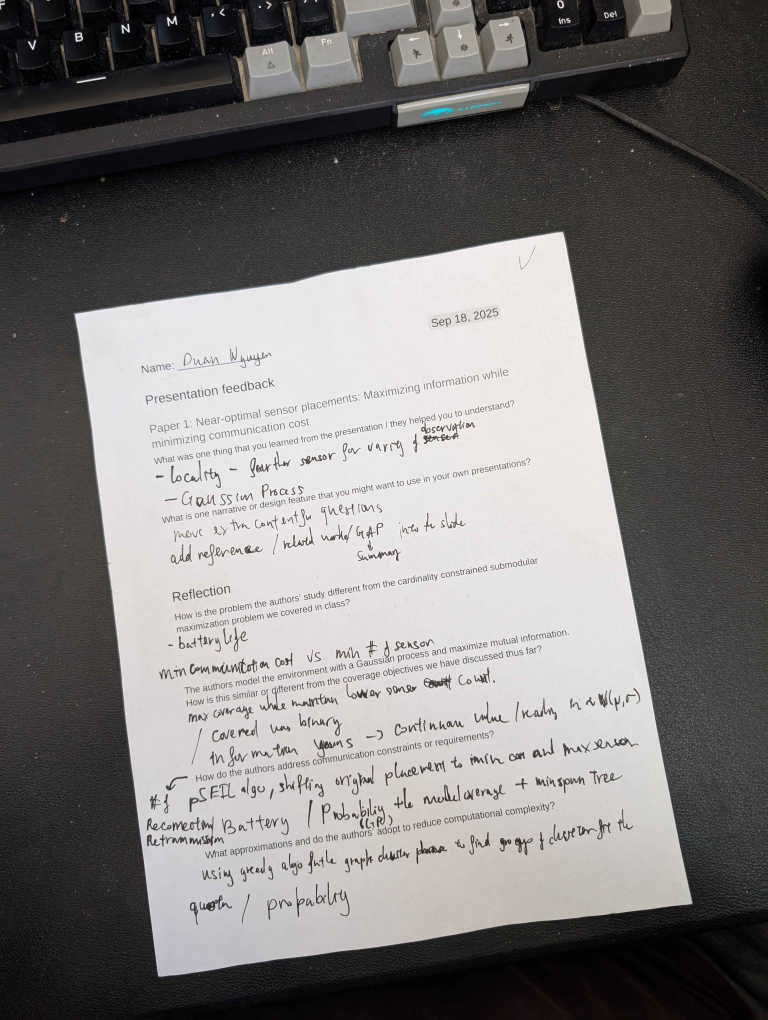
#> input picture assignments_Duan/input.jpg, 3072 x 4080 px (shown at 1/4 size)
$ python document_scanner.py
#> lines starting #> are read from the running program, lines starting #| are printed output that depends on the picture; after the words box and inside, x2 and y2 are one past the last pixel; in counts of white or black regions, pixels touching at a corner belong together
#> in main, img is the input picture: shape (4080, 3072, 3); mean R, G, B 123, 120.3, 119.6
import numpy as np
import matplotlib.pyplot as plt
from scipy.spatial import ConvexHull
from skimage import io, color, filters, transform, feature
import sys

def harris_corner_detector(image, alpha=0.05, threshold=1e-3, window_size=3, sigma=1.0):
    # 1. Compute image derivatives
    Ix = filters.sobel_h(image) # compute horizontal derivative (x-direction)
    Iy = filters.sobel_v(image) # compute vertical derivative (y-direction)

    # 2. Compute products of derivatives
    Ixx = np.multiply(Ix, Ix) # Compute using hadamard product
    Iyy = np.multiply(Iy, Iy)# Compute using hadamard product
    Ixy = np.multiply(Ix, Iy)# Compute using hadamard product

    # 3. Gaussian filter to smooth the squared derivatives
    Sxx = filters.gaussian(Ixx, sigma=sigma) # Gaussian filter of Ixx
    Syy = filters.gaussian(Iyy, sigma=sigma) # Gaussian filter of Iyy
    Sxy = filters.gaussian(Ixy, sigma=sigma) # Gaussian filter of Ixy

    # 4. Compute cornerness
    detM = np.multiply(Sxx, Syy) - (Sxy ** 2) # Must be a function of only Sxx, Syy, or Sxy
    traceM = Sxx + Syy # Must be a function of only Sxx, Syy, or Sxy
    C = detM - alpha * (traceM ** 2) # C Must be a function of only detM, traceM, and alpha

    # 5. Threshold C to remove weak corners
    C_thresh = (C > threshold * C.max()) * C

    # 6. Non-maximum suppression
    win_half_size = int(window_size // 2)
    corners = []
    for y in range(win_half_size, C.shape[0]-win_half_size):
        for x in range(win_half_size, C.shape[1]-win_half_size):
            if C_thresh[y, x] == np.max(C_thresh[y-win_half_size : y+win_half_size+1,  x-win_half_size : x+win_half_size+1]):
                if C_thresh[y, x] > 0:
                    corners.append((y, x))

    return corners, C

# source: https://stackoverflow.com/questions/44025403/how-to-use-matplotlib-path-to-draw-polygon
def convexhull(p):
    p = np.array(p)
    hull = ConvexHull(p)
    return [(point[1], point[0]) for point in p[hull.vertices,:]]

def document_scanner(img, scale=5):
#> called with scale = 5
    img_in = img
    # detect if not grayscaled already
    if img.ndim == 3:
        img_in = color.rgb2gray(img)

    # rescale
    img_in = transform.rescale(img_in, 1/scale)
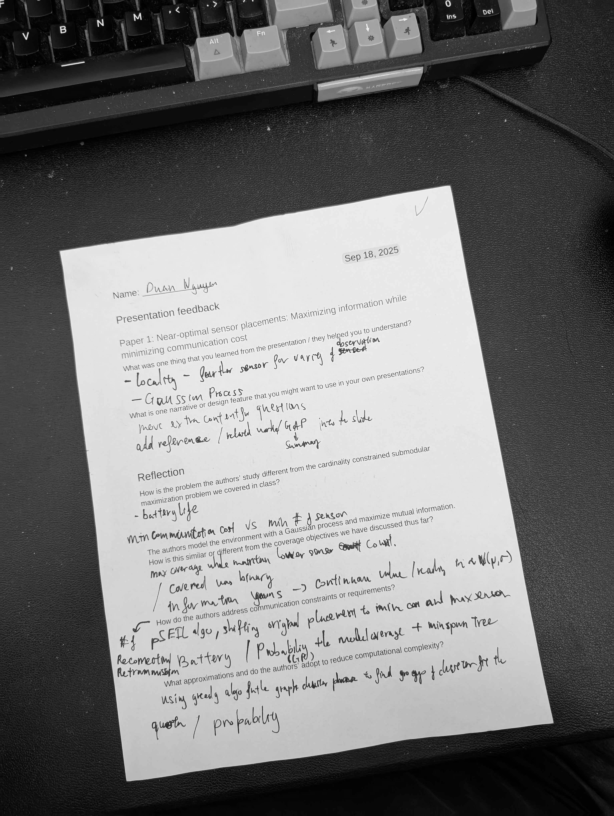
#> img_in: shape (816, 614) float64; min 0.00183, max 0.943, mean 0.474

    # edges
    edges = feature.canny(img_in, sigma=4, low_threshold=0.1, high_threshold=0.5)
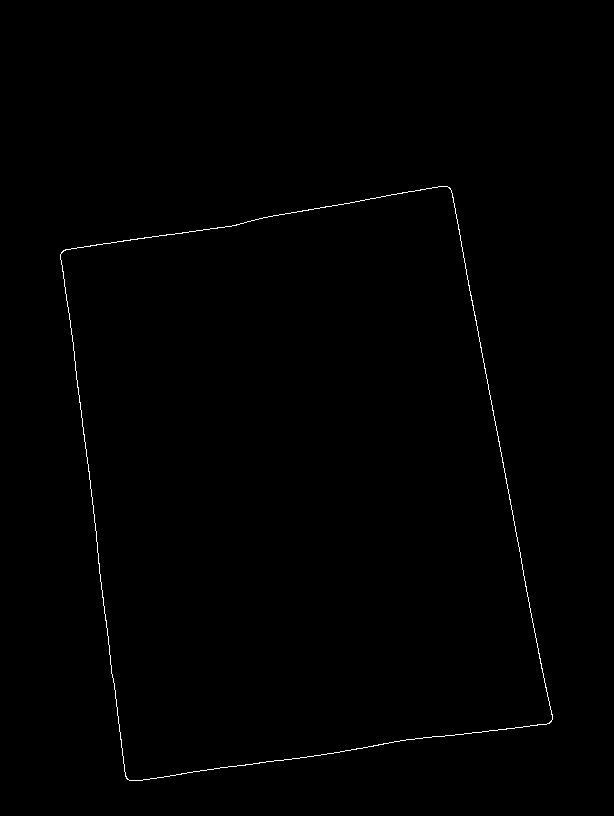
#> edges: shape (816, 614) bool; 0.39% white in thin lines or dots, all inside (x1, y1, x2, y2) = (60, 186, 553, 781)

    # corners
    corners = []
    sigma = 3
    while len(corners) != 4:
        corners, _ = harris_corner_detector(edges, alpha=0.05, threshold=0.1, window_size=3, sigma=sigma)
        corners = np.multiply(corners, 5)
        if len(corners) > 4:
            sigma += 0.1
        elif len(corners) < 4:
            sigma -= 0.05
#> this loop made 1 pass
#> corners on pass 1: [[940, 2240], [1265, 310], [3600, 2750], [3890, 640]]
#> pass 1, in harris_corner_detector, `Ix = filters.sobel_h(image)`:
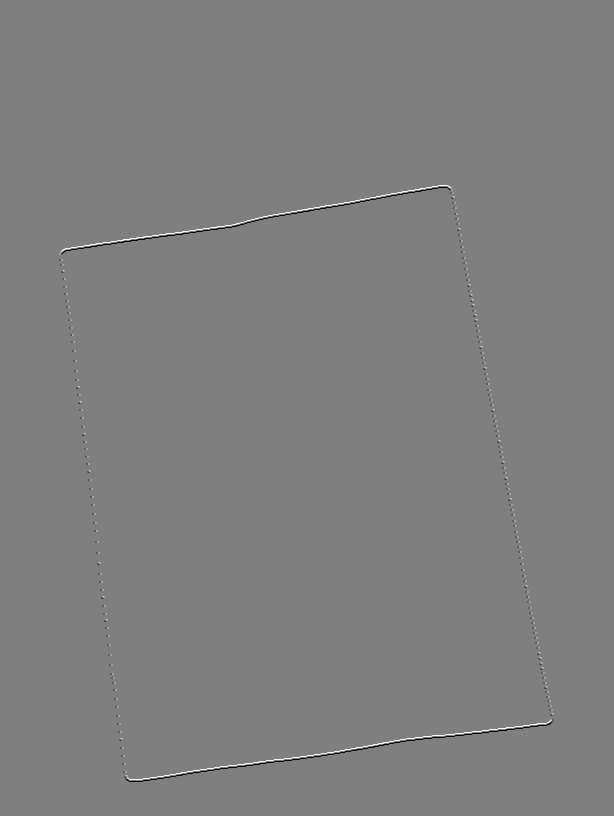
#> Ix: shape (816, 614) float64; min -1, max 1, mean 0; drawn with min black and max white
#> after the loop, sigma = 3

    # make patches
    square = plt.Polygon(convexhull(corners), ec='orange', fc='orange', alpha=0.3, lw=3,ls='-')
#> in convexhull, `p = np.array(p)`: p = [[940, 2240], [1265, 310], [3600, 2750], [3890, 640]]

    # plot
    fig, ax = plt.subplots(1, 1, figsize=(10, 5))
    ax.imshow(img, cmap='gray' if img.ndim == 2 else None)
    ax.set_title(f'Ouput, corners: {[list(corner) for corner in corners]}')
    y, x = zip(*corners)
#> y = (940, 1265, 3600, 3890); x = (2240, 310, 2750, 640)
    ax.scatter(x, y, c='orange', s=50)
    ax.add_patch(square)
    ax.axis('off')
    plt.show()
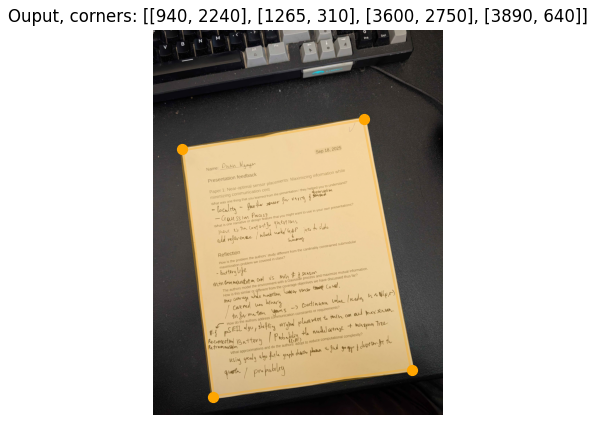
#> figure drawn by matplotlib, 1 panel

# start the system
def main():
    if len(sys.argv) > 1:
        img_name = sys.argv[1]
        scale = int(sys.argv[2]) if len(sys.argv) > 2 else 5
    else:
        img_name = './input.jpg'  # default image
        scale = 5  # default scale

    img = io.imread(img_name)
    document_scanner(img, scale)

if __name__ == "__main__":
    main()

$ run again, with assignments_Duan/assignment1_photo.jpg copied over assignments_Duan/input.jpg
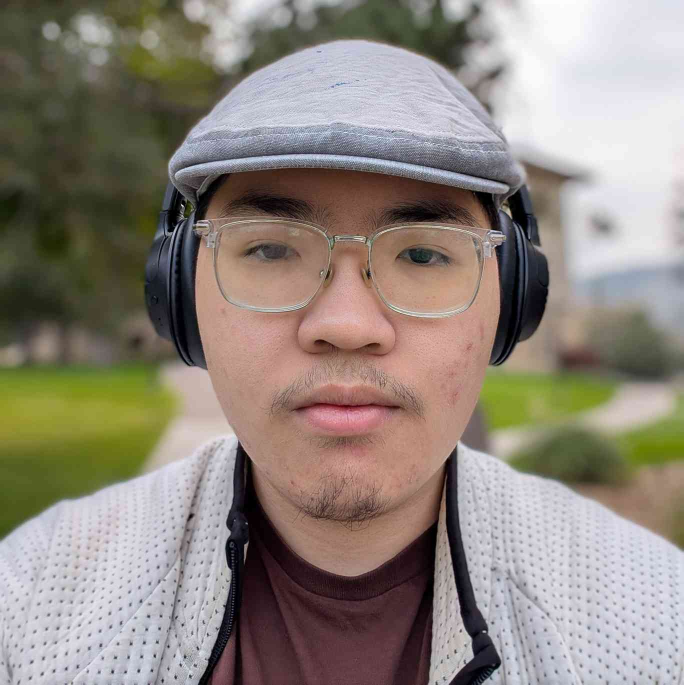
#> input picture assignments_Duan/assignment1_photo.jpg, 1368 x 1369 px (shown at 1/2 size)
#> in main, img is the input picture: shape (1369, 1368, 3); mean R, G, B 143.6, 134.3, 124.9
#> in document_scanner, `edges = feature.canny(img_in, sigma=4, low_threshold=0.1, high_thresho..`:
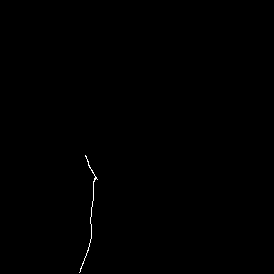
#> edges: shape (274, 274) bool; 0.18% white in thin lines or dots, all inside (x1, y1, x2, y2) = (79, 155, 98, 273)
#> the loop in document_scanner, `while len(corners) != 4:` made 27 passes
#> corners on passes 1 to 8: [[780, 430], [890, 475], [1360, 400]], [[780, 430], [890, 475], [1360, 400]], [[780, 430], [890, 475], [1360, 395]], [[780, 430], [890, 475], [1360, 395]], [[780, 430], [890, 475], [1360, 395]], [[780, 430], [890, 475], [1360, 395]], [[780, 425], [890, 475], [1360, 395]], [[780, 425], [890, 475], [1360, 395]]
#> after the loop in document_scanner, `while len(corners) != 4:`: sigma = 1.7
#> p = [[780, 425], [845, 455], [890, 475], [1360, 395]]
#> y = (780, 845, 890, 1360); x = (425, 455, 475, 395)
#> in document_scanner, `plt.show()`:
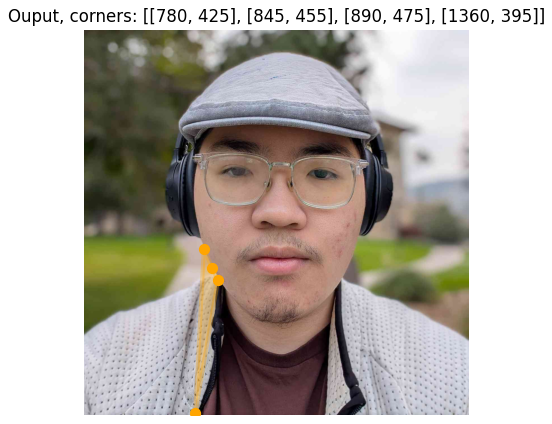
#> figure drawn by matplotlib, 1 panel
